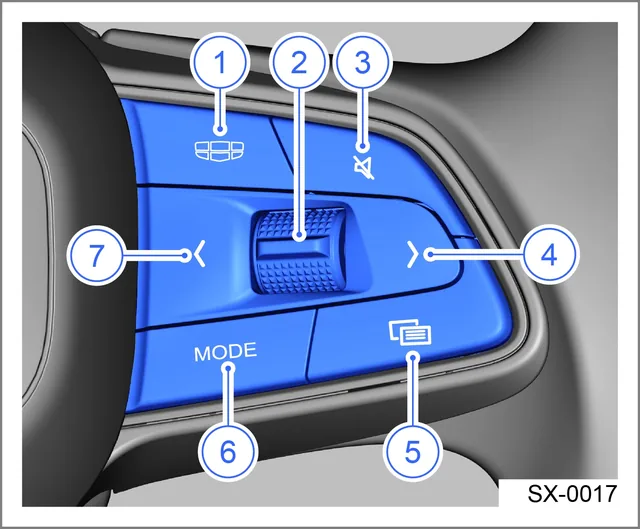
#> input picture web/src/assets/steering_wheel_guide.webp, 640 x 529 px, found by its file name
$ python img_bounds.py
#> lines starting #> are read from the running program, lines starting #| are printed output that depends on the picture; after the words box and inside, x2 and y2 are one past the last pixel; in counts of white or black regions, pixels touching at a corner belong together
from PIL import Image

p = 'src/assets/steering_wheel_guide.webp'
im = Image.open(p)
#> im is the input picture: PIL image 640x529 RGB; mean R, G, B 131.6, 145.9, 174.7
print('mode:', im.mode, 'size:', im.size)
#| mode: RGB size: (640, 529)
rgba = im.convert('RGBA')
w, h = rgba.size
#> w = 640; h = 529

alpha = rgba.getchannel(3)
#> alpha: PIL image 640x529 L; every value is 255
print('alpha bbox (l,t,r,b):', alpha.getbbox())
#| alpha bbox (l,t,r,b): (0, 0, 640, 529)
hist = alpha.histogram()
#> hist = 256 values from 0 to 338560
print('alpha: transparent(<16)=%.3f  opaque(>240)=%.3f' % (sum(hist[:16]) / (w * h), sum(hist[240:]) / (w * h)))
#| alpha: transparent(<16)=0.000  opaque(>240)=1.000

# content profile on RGB assuming near-white bg
rgb = rgba.convert('RGB')
gray = rgb.convert('L')
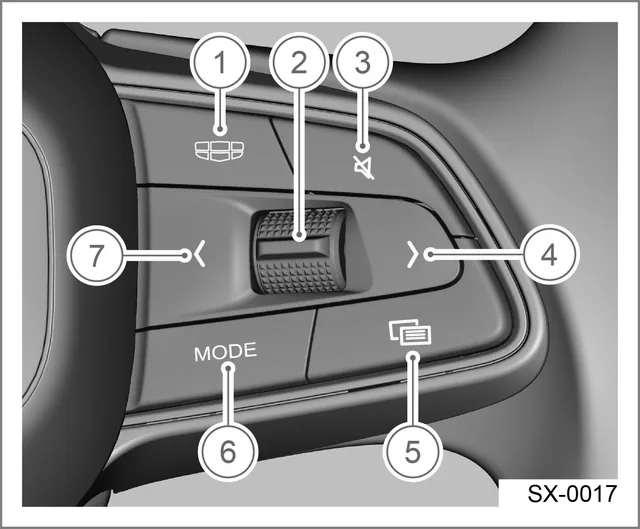
#> gray: PIL image 640x529 L; min 0, max 255, mean 144.9
mask = gray.point(lambda v: 255 if v < 240 else 0)
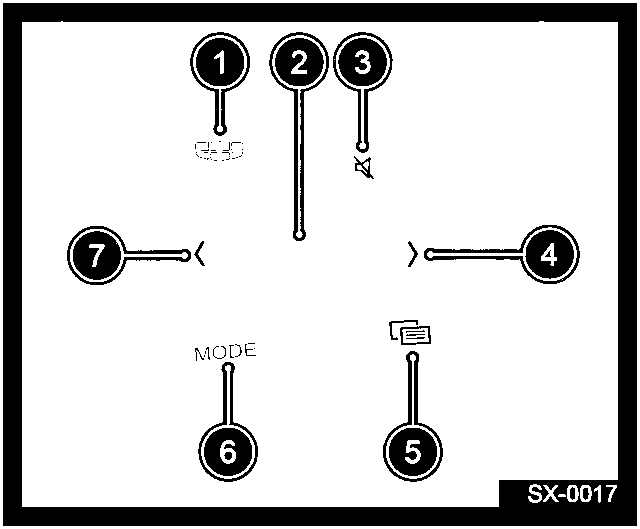
#> mask: PIL image 640x529 L; 80.7% white; 69 black regions (38 under 20 px), largest, box (x1, y1, x2, y2) and area: (3, 3, 637, 526) 44958, (196, 38, 244, 86) 1731, (73, 231, 121, 280) 1700
bbox = mask.getbbox()
#> bbox = (0, 0, 640, 529)
print('rgb gray<240 bbox:', bbox)
#| rgb gray<240 bbox: (0, 0, 640, 529)

# 10-band row/col density of non-white pixels
px = mask.load()
rows = [0] * h
#> rows = 529 values from 0 to 0
cols = [0] * w
#> cols = 640 values from 0 to 0
for y in range(0, h, 4):
    for x in range(0, w, 4):
        if px[x, y]:
            rows[y] += 1
            cols[x] += 1
print('row bands (every 10% of height, count/1000 samples):')
for i in range(10):
    seg = rows[i * h // 10:(i + 1) * h // 10]
    print('  %2d%%-%2d%%: %d' % (i * 10, (i + 1) * 10, sum(seg)))
print('col bands:')
for i in range(10):
    seg = cols[i * w // 10:(i + 1) * w // 10]
    print('  %2d%%-%2d%%: %d' % (i * 10, (i + 1) * 10, sum(seg)))

$ run again, with web/src/assets/steering_wheel_left_guide.webp copied over web/src/assets/steering_wheel_guide.webp
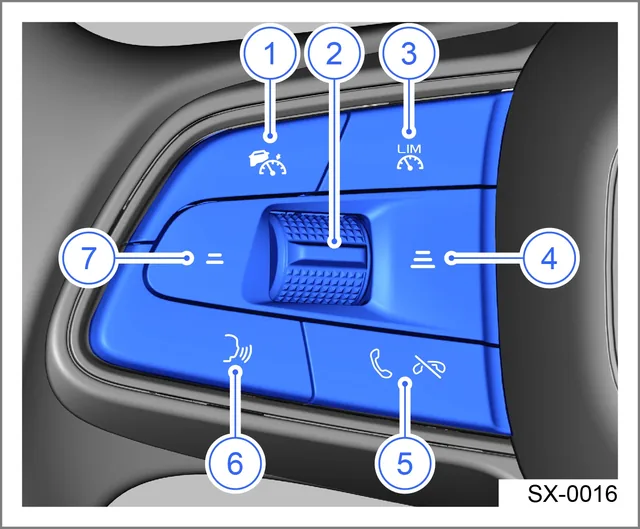
#> input picture web/src/assets/steering_wheel_left_guide.webp, 640 x 529 px, found by its file name
#> im is the input picture: PIL image 640x529 RGB; mean R, G, B 118.6, 135.2, 171.6
#| mode: RGB size: (640, 529)
#> alpha: PIL image 640x529 L; every value is 255
#| alpha bbox (l,t,r,b): (0, 0, 640, 529)
#> hist = 256 values from 0 to 338560
#| alpha: transparent(<16)=0.000  opaque(>240)=1.000
#> `gray = rgb.convert('L')`:
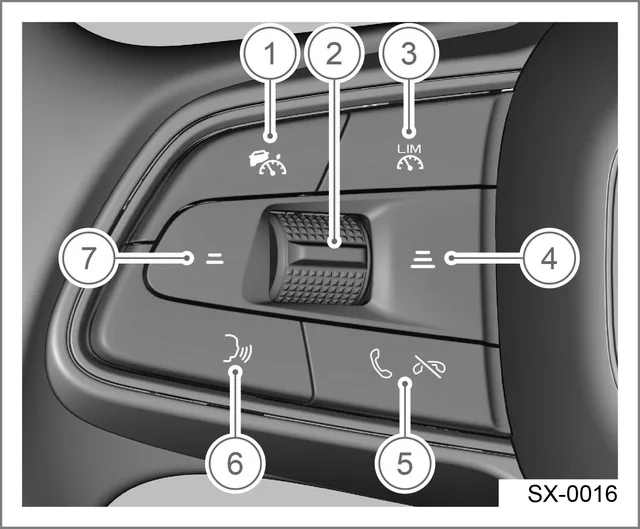
#> gray: PIL image 640x529 L; min 0, max 255, mean 134.4
#> `mask = gray.point(lambda v: 255 if v < 240 else 0)`:
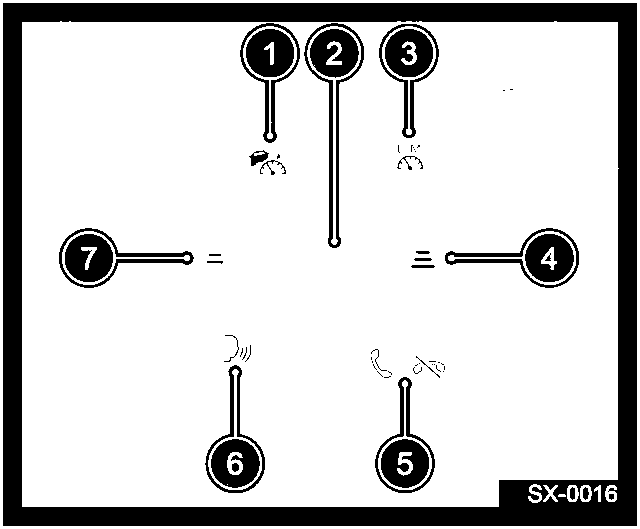
#> mask: PIL image 640x529 L; 80.7% white; 60 black regions (29 under 20 px), largest, box (x1, y1, x2, y2) and area: (3, 3, 637, 526) 44861, (246, 29, 294, 77) 1737, (65, 234, 113, 282) 1708
#> bbox = (0, 0, 640, 529)
#| rgb gray<240 bbox: (0, 0, 640, 529)
